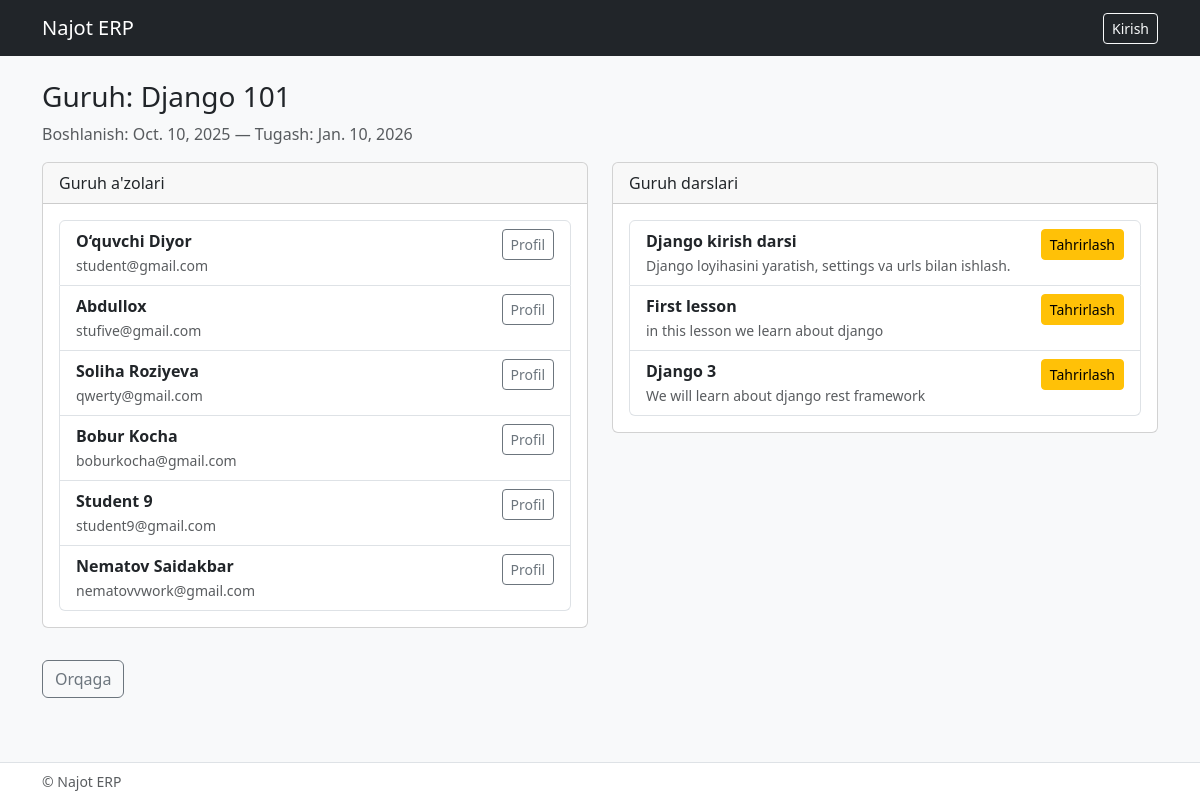
The app's page /teacher/group/1/ with its own data.
### configapp/models/model_group.py (models this page shows, shortened)
class GroupStudent(BaseModel):
    title = models.CharField(max_length=150)
    course = models.ForeignKey(Course, on_delete=models.RESTRICT, related_name='course_groups')
    teacher = models.ManyToManyField(Teacher, related_name='get_teacher', blank=True)
    table = models.ForeignKey(Table, on_delete=models.CASCADE)
    start_date = models.DateField()
    end_time = models.DateField()
    descriptions = models.CharField(max_length=500, blank=True, null=True)

### configapp/models/auth_student.py (models this page shows, shortened)
class Student(BaseModel):
    full_name = models.CharField(max_length=150)
    user = models.OneToOneField(User, on_delete=models.CASCADE)
    group = models.ManyToManyField(GroupStudent, related_name='get_group', blank=True)
    is_line = models.BooleanField(default=False)
    descriptions = models.TextField(blank=True, null=True)

### configapp/models/auth_user.py (models this page shows, shortened)
class User(AbstractBaseUser, PermissionsMixin):
    phone_regex = RegexValidator(
        regex=r'^\+9989\d{8}$',
        message="Telefon raqam +9989XXXXXXXX formatida bo‘lishi kerak"
    )
    phone_number = models.CharField(validators=[phone_regex], max_length=13, null=True, blank=True)
    email = models.EmailField(unique=True, null=True, blank=True)
    is_staff = models.BooleanField(default=False)
    is_admin = models.BooleanField(default=False)
    is_active = models.BooleanField(default=True)
    is_student = models.BooleanField(default=False)
    is_teacher = models.BooleanField(default=False)
    groups = models.ManyToManyField('auth.Group', related_name="custom_user_groups", blank=True)
    user_permissions = models.ManyToManyField('auth.Permission', related_name="custom_user_permissions", blank=True)
    objects = CustomUserManager()
    USERNAME_FIELD = "email"
    REQUIRED_FIELDS = []

### configapp/models/lesson_homework.py (models this page shows, shortened)
class Lesson(BaseModel):
    title = models.CharField(max_length=200)
    description = models.TextField(blank=True, null=True)
    group = models.ForeignKey(GroupStudent, on_delete=models.CASCADE, related_name='lessons')
    teacher = models.ForeignKey(Teacher, on_delete=models.CASCADE, related_name='lessons')
    homework = models.OneToOneField(Homework, on_delete=models.SET_NULL, blank=True, null=True, related_name='lesson')
    video_url = models.URLField(blank=True, null=True)
    file = models.FileField(upload_to='lessons/files/', blank=True, null=True)
    image = models.ImageField(upload_to='lessons/images/', blank=True, null=True)
    start_time = models.TimeField(blank=True, null=True)
    end_time = models.TimeField(blank=True, null=True)

### configapp/views.py (the view)
# urls.py: path('teacher/group/<int:pk>/', views.teacher_group_detail, name='teacher_group_detail'),
def teacher_group_detail(request, pk):
    group = get_object_or_404(GroupStudent, pk=pk)
    students = Student.objects.filter(group=group)
    lessons = Lesson.objects.filter(group=group)
    context = {
        'group': group,
        'students': students,
        'lessons': lessons
    }
    return render(request, 'teacher/group_detail.html', context)

### configapp/templates/teacher/group_detail.html (shortened to what this page needs)
{% extends 'base.html' %}
{% block content %}
<h3>Guruh: {{ group.title }}</h3>
<p class="text-muted">Boshlanish: {{ group.start_date }} — Tugash: {{ group.end_time }}</p>
<div class="row">
  <div class="col-md-6">
    <div class="card mb-3">
      <div class="card-header">Guruh a'zolari</div>
      <div class="card-body">
        {% if students %}
          <ul class="list-group">
            {% for s in students %}
              <li class="list-group-item d-flex justify-content-between">
                <div>
                  <strong>{{ s.full_name }}</strong><br>
                  <small class="text-muted">{{ s.user.email|default:s.user.phone_number }}</small>
                </div>
                <div>
                  <a href="#" class="btn btn-sm btn-outline-secondary">Profil</a>
                </div>
              </li>
            {% endfor %}
          </ul>
        {% else %}
          <p class="text-muted">O‘quvchilar topilmadi.</p>
        {% endif %}
      </div>
    </div>
  </div>
  <div class="col-md-6">
    <div class="card mb-3">
      <div class="card-header">Guruh darslari</div>
      <div class="card-body">
        {% if lessons %}
          <ul class="list-group">
            {% for l in lessons %}
              <li class="list-group-item d-flex justify-content-between">
                <div>
                  <strong>{{ l.title }}</strong><br>
                  <small class="text-muted">{{ l.description|default:"Tavsif yo'q" }}</small>
                </div>
                <div>
                  <a href="{% url 'lesson_edit' l.id %}" class="btn btn-sm btn-warning">Tahrirlash</a>
                </div>
              </li>
            {% endfor %}
          </ul>
        {% else %}
          <p class="text-muted">Darslar mavjud emas.</p>
        {% endif %}
      </div>
    </div>
  </div>
</div>
<a href="{% url 'teacher_dashboard' %}" class="btn btn-outline-secondary mt-3">Orqaga</a>
{% endblock %}

### configapp/templates/base.html (style rules this page uses)
body { padding-bottom: 60px; }

### records on screen
GroupStudent: title "Django 101", start_date "Oct. 10, 2025", end_time "Jan. 10, 2026"
Student: full_name "O‘quvchi Diyor", user.email "student@gmail.com"
Student: full_name "Abdullox", user.email "stufive@gmail.com"
Student: full_name "Soliha Roziyeva", user.email "qwerty@gmail.com"
Student: full_name "Bobur Kocha", user.email "boburkocha@gmail.com"
Student: full_name "Student 9", user.email "student9@gmail.com"
Student: full_name "Nematov Saidakbar", user.email "nematovvwork@gmail.com"
Lesson: title "Django kirish darsi", description "Django loyihasini yaratish, settings va urls bilan ishlash."
Lesson: title "First lesson", description "in this lesson we learn about django"
Lesson: title "Django 3", description "We will learn about django rest framework"
